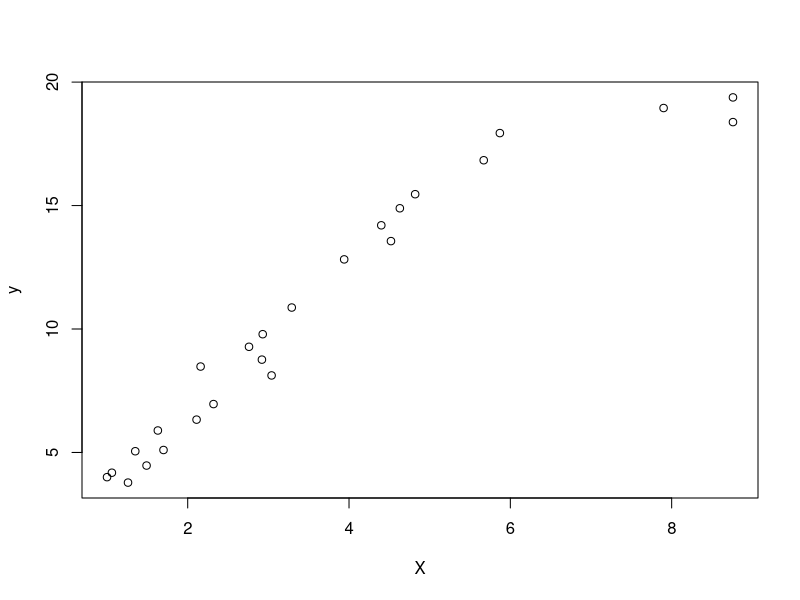

The R source for this figure:
#
# Linear Regression
# Seminar 8
# Author: galaa
# Created on 2016/11/02 21:08:00
#

# - - - - - - - - - - - - - - - - - - - - - - - - - - - - - -

# data

# - - - - - - - - - - - - - - - - - - - - - - - - - - - - - -

set.seed(11)

X_1 = round(runif(n = 20, min = 1, max = 5), digits = 2)
y_1 = X_1 * 3 + 1 + round(rnorm(n = length(X_1)))

X_2 = round(runif(n = 5, min = 5, max = 10), digits = 2)
y_2 = X_2 * 0.5 + 15 + round(rnorm(n = length(X_2)))

X = c(X_1, X_2)
y = c(y_1, y_2)

# # # # # # # # # # # # # # # # # # # # # # # # # # # # # # #

# Exercise 22

# # # # # # # # # # # # # # # # # # # # # # # # # # # # # # #

# scatter plot

plot(X, y)

# # # # # # # # # # # # # # # # # # # # # # # # # # # # # # #

# Exercise 23

# # # # # # # # # # # # # # # # # # # # # # # # # # # # # # #

#install.packages("strucchange")

library(strucchange)

sctest(y ~ X, type = "Chow", point = 20)

# alternate computation

f <- factor(c(rep(1, 20), rep(2, 5)))
m0 <- lm(y ~ X)
m1 <- lm(y ~ f/(X))
anova(m0, m1)

# Detailed computation

# matrix M

M = function (X) {
  X = as.matrix(X)
  n = nrow(X)
  I_n = matrix(rep(c(1,0*(1:n)), times = n), nrow = n, ncol = n)
  M = I_n - X %*% solve(t(X) %*% X) %*% t(X)
  return(M)
}

combine.with.ones = function (X) {
  X = as.matrix(X)
  n = nrow(X)  
  cbind(rep(x = 1, times = n), X)
}

# combine with constant term

X_1 <- combine.with.ones(X_1)
X_2 <- combine.with.ones(X_2)
X <- combine.with.ones(X)

# sample size

n = length(y)

# the number of independent variables

k = dim(X)[2]

# restricted SSE : SSE_ast

u.hat_ast = M(X) %*% y

SSE_ast = t(u.hat_ast) %*% u.hat_ast

# unrestricted SSE : SSE

u.hat_1 = M(X_1) %*% y_1

SSE_1 = t(u.hat_1) %*% u.hat_1

u.hat_2 = M(X_2) %*% y_2

SSE_2 = t(u.hat_2) %*% u.hat_2

SSE = SSE_1 + SSE_2

# test statistics

F = ( (SSE_ast - SSE) / k ) / ( SSE / (n - 2 * k) )

print(F)

# p-value

pf(q = F, df1 = k, df2 = n - 2 * k, lower.tail = FALSE)
